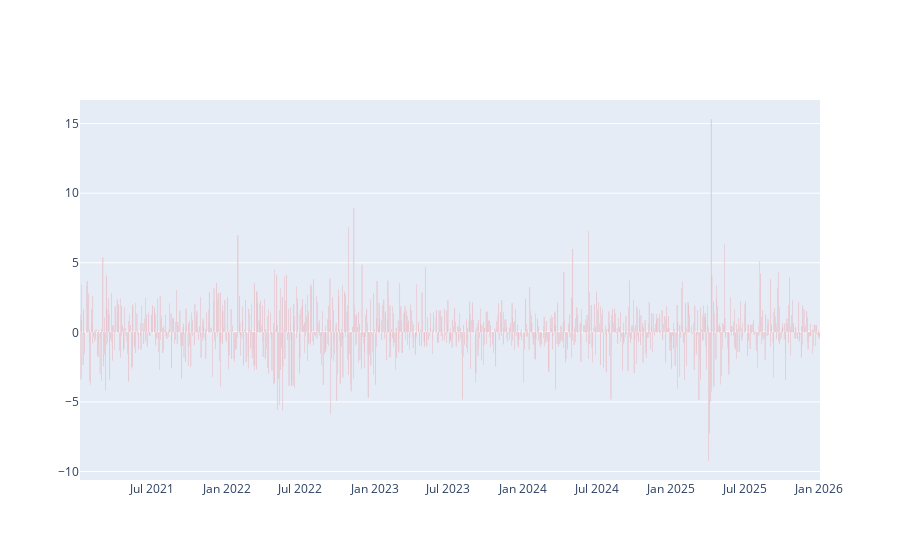

Here is the notebook cell this chart was saved with:
### Markdown cell above
Why a Histogram is useful for Stocks:Volatility: If the bars are spread far apart, the stock is volatile (high risk).Skewness: If more bars are on the right side of zero, the stock had more positive days than negative days during this period.Center: The "peak" of your histogram shows the most common daily performance. For your current data, the mean daily return is approximately $-0.23\%$.

### Code cell
fig = go.Figure()
fig.add_trace(go.Bar(x=apple_data.index, y=apple_data['Daily Return'], marker_color = 'red', hovertext="(Returns)| Daily"))
fig.show()

### Figure 1 — Plotly figure (JSON) as saved in the notebook; plotly's stock layout.template omitted (floating-point values rounded to 4 significant figures; data arrays with more than 128 entries replaced by an {"elided": "..."} marker saying what was removed)
{"data": [{"hovertext": "(Returns)| Daily", "marker": {"color": "red"}, "type": "bar", "x": {"elided": "1256 str values"}, "y": {"elided": "1256 float values"}}], "layout": {}}
